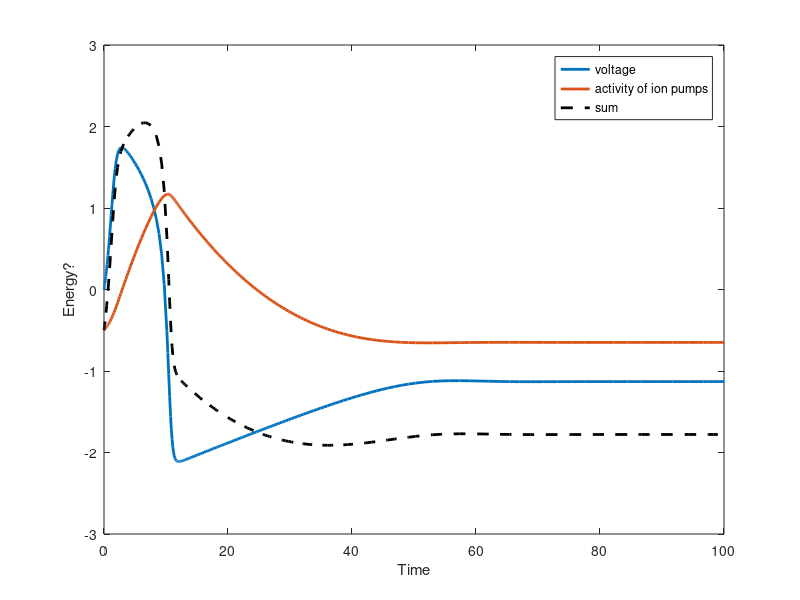

The MATLAB source for this figure:
%% FitzHugh-Nagumo model

% set up initial conditions
v0 = 0;
w0 = -0.5;


% set rates
e = 0.08;
a = 1.0;
b = 0.2;

% create differential equations

dvdt = @(v,w) (v - (1/3)*v^3 - w);
dwdt = @(v,w) (e*(v + a - b*w));

dxdt = @(t,x) [ dvdt(x(1),x(2));
        dwdt(x(1),x(2)) ];
        
% solve system
[T,X] = ode45(dxdt,[0,100],[v0,w0]);

% plot
figure(1); clf; hold on; box on;
plot(T,X,'LineWidth',2);
plot(T,sum(X,2),'--k','LineWidth',2);
xlabel('Time');
ylabel('Energy?');

legend('voltage', 'activity of ion pumps','sum');